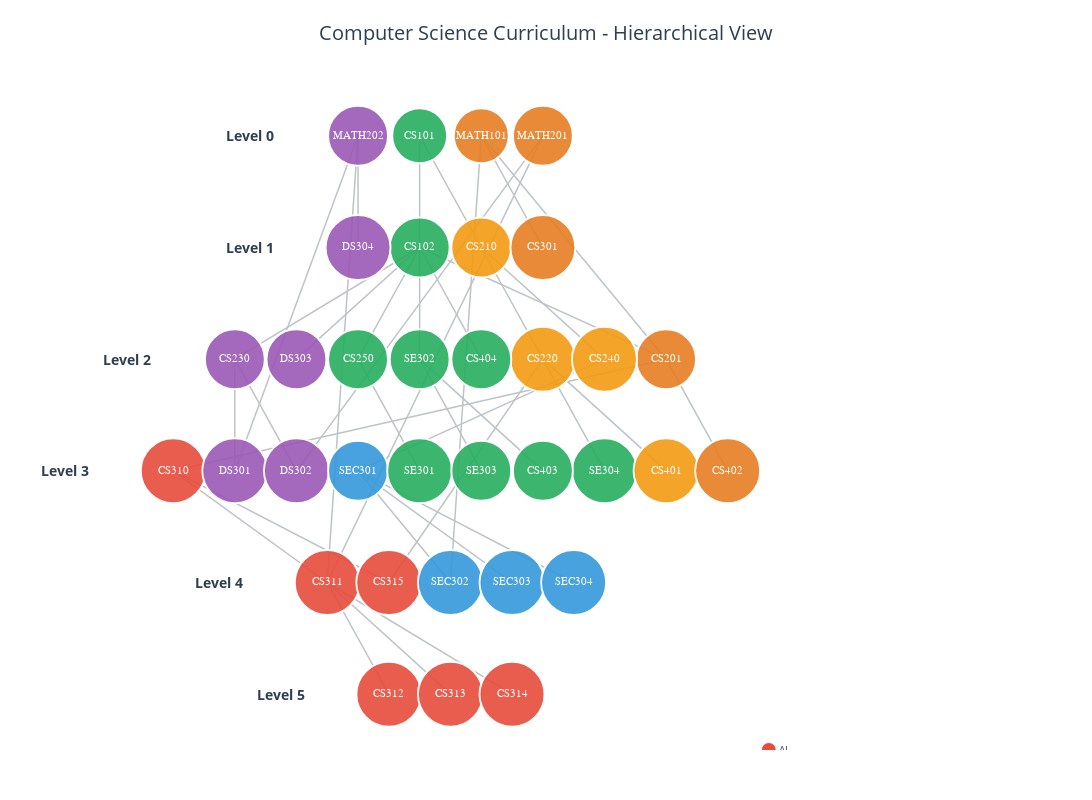

The notebook cell this image was saved under:
### Markdown cell above
---

# Part II: Curriculum Analysis

## 3. Curriculum Graph Visualization

Creating an enhanced hierarchical visualization of the computer science curriculum showing courses organized by academic level, domain colors, and prerequisite relationships.

### Code cell
# Create Clean Top-Down Curriculum Graph
print("Creating enhanced top-down curriculum visualization...")

# Get graph data
G = curriculum.graph

# Calculate course levels for hierarchical layout
course_levels = {}
topo_order = list(nx.topological_sort(G))
for node in topo_order:
    prereqs = curriculum.get_prerequisites(node)
    if not prereqs:
        course_levels[node] = 0  # Starting level
    else:
        max_prereq_level = max(course_levels.get(prereq, 0) for prereq in prereqs)
        course_levels[node] = max_prereq_level + 1

# Group courses by level
max_level = max(course_levels.values())
level_nodes = {level: [] for level in range(max_level + 1)}
for node, level in course_levels.items():
    level_nodes[level].append(node)

# Create clean top-down layout
pos = {}
y_spacing = -2.0  # Vertical spacing between levels (negative for top-down)
x_spacing = 1.5   # Horizontal spacing between nodes

for level, nodes in level_nodes.items():
    y = level * y_spacing  # Top-down arrangement
    num_nodes = len(nodes)
    
    # Center the nodes horizontally
    if num_nodes == 1:
        x_positions = [0]
    else:
        total_width = (num_nodes - 1) * x_spacing
        x_positions = [i * x_spacing - total_width / 2 for i in range(num_nodes)]
    
    # Sort nodes by domain for better visual grouping
    nodes_sorted = sorted(nodes, key=lambda n: curriculum.get_course_info(n).get('domain', 'ZZZ'))
    
    for i, node in enumerate(nodes_sorted):
        pos[node] = (x_positions[i], y)

# Prepare node styling
node_x, node_y, node_text, node_color, node_size = [], [], [], [], []

domain_colors = {
    'AI': '#E74C3C', 'Security': '#3498DB', 'Data Science': '#9B59B6',
    'Software Engineering': '#27AE60', 'Systems': '#F39C12', 'Theory': '#E67E22'
}

for node in G.nodes():
    x, y = pos[node]
    node_x.append(x)
    node_y.append(y)
    
    course_info = curriculum.get_course_info(node)
    domain = course_info.get('domain', 'Other')
    difficulty = course_info.get('difficulty', 'Intermediate')
    
    # Clean color scheme
    node_color.append(domain_colors.get(domain, '#95A5A6'))
    
    # Larger sizing to accommodate text
    size_map = {'Beginner': 55, 'Intermediate': 60, 'Advanced': 65}
    node_size.append(size_map.get(difficulty, 60))
    
    # Clean hover information
    prereqs = curriculum.get_prerequisites(node)
    level = course_levels.get(node, 0)
    
    text = (f"<b>{node}</b><br>"
            f"{course_info.get('name', 'Unknown')}<br>"
            f"Domain: {domain}<br>"
            f"Level: {level}<br>"
            f"Prerequisites: {', '.join(prereqs) if prereqs else 'None'}")
    node_text.append(text)

# Create simple edge traces
edge_x, edge_y = [], []
for edge in G.edges():
    x0, y0 = pos[edge[0]]
    x1, y1 = pos[edge[1]]
    edge_x.extend([x0, x1, None])
    edge_y.extend([y0, y1, None])

# Create the plot
fig = go.Figure()

# Add clean edges
fig.add_trace(go.Scatter(
    x=edge_x, y=edge_y,
    mode='lines',
    line=dict(width=1.5, color='#BDC3C7'),
    hoverinfo='none',
    showlegend=False
))

# Add nodes
fig.add_trace(go.Scatter(
    x=node_x, y=node_y, 
    mode='markers+text',
    marker=dict(
        size=node_size, 
        color=node_color, 
        line=dict(width=2, color='white'),
        opacity=0.9
    ),
    text=[node for node in G.nodes()], 
    textposition="middle center",
    textfont=dict(size=11, color='white', family='Arial Black'), 
    hovertext=node_text,
    hoverinfo='text',
    showlegend=False
))

# Add level labels
for level in range(max_level + 1):
    if level_nodes[level]:  # Only add label if level has courses
        fig.add_annotation(
            x=min(pos[node][0] for node in level_nodes[level]) - 2,
            y=level * y_spacing,
            text=f"<b>Level {level}</b>",
            showarrow=False,
            font=dict(size=14, color='#2C3E50'),
            xanchor='right'
        )

# Add domain legend
legend_y = max_level * y_spacing - 1
legend_x = max(node_x) + 1
for i, (domain, color) in enumerate(domain_colors.items()):
    fig.add_trace(go.Scatter(
        x=[legend_x], y=[legend_y - i * 0.3],
        mode='markers+text',
        marker=dict(size=15, color=color, line=dict(width=1, color='white')),
        text=domain,
        textposition="middle right",
        textfont=dict(size=10, color='#2C3E50'),
        hoverinfo='skip',
        showlegend=False
    ))

# Update layout
fig.update_layout(
    title=dict(
        text="Computer Science Curriculum - Hierarchical View",
        font=dict(size=20, color='#2C3E50'),
        x=0.5
    ),
    showlegend=False,
    hovermode='closest',
    xaxis=dict(
        showgrid=False, 
        zeroline=False, 
        showticklabels=False,
        range=[min(node_x) - 3, max(node_x) + 4]
    ),
    yaxis=dict(
        showgrid=False, 
        zeroline=False, 
        showticklabels=False,
        range=[min(node_y) - 1, max(node_y) + 1]
    ),
    width=1200, 
    height=800,
    plot_bgcolor='white',
    paper_bgcolor='white',
    margin=dict(l=50, r=200, t=80, b=50)
)

fig.show()

print("✓ Enhanced curriculum graph created!")
print("✓ Courses organized by academic level (top to bottom)")
print("✓ Colors represent different domains")
print("✓ Hover over nodes for detailed information")

### Figure 1 — Plotly figure (JSON) as saved in the notebook; plotly's stock layout.template omitted (floating-point values rounded to 4 significant figures)
{"data": [{"hoverinfo": "none", "line": {"color": "#BDC3C7", "width": 1.5}, "mode": "lines", "showlegend": false, "type": "scatter", "x": [-0.75, -0.75, null, -0.75, 0.75, null, -0.75, 5.25, null, -0.75, -2.25, null, -0.75, -5.25, null, -0.75, -3.75, null, -0.75, -0.75, null, -0.75, 0.75, null, 5.25, -6.75, null, 5.25, 6.75, null, 0.75, 2.25, null, 0.75, 3.75, null, 2.25, -1.5, null, 2.25, 3.75, null, 2.25, 5.25, null, -5.25, -5.25, null, -5.25, -3.75, null, 3.75, -2.25, null, -2.25, -0.75, null, 0.75, 5.25, null, 0.75, 2.25, null, 0.75, 0, null, 2.25, -3, null, 2.25, -3.75, null, -2.25, -3, null, -2.25, -2.25, null, -2.25, -5.25, null, -6.75, -3, null, -6.75, -1.5, null, -3, -1.5, null, -3, 0, null, -3, 1.5, null, -2.25, 0, null, -2.25, 1.5, null, -2.25, 3, null, -0.75, 0.75, null, -0.75, 2.25, null], "y": [0, -2, null, 0, -2, null, -2, -4, null, -2, -4, null, -2, -4, null, -2, -4, null, -2, -4, null, -2, -4, null, -4, -6, null, -4, -6, null, -2, -4, null, -2, -4, null, -4, -8, null, -4, -6, null, -4, -6, null, -4, -6, null, -4, -6, null, -4, -6, null, -4, -6, null, 0, -4, null, 0, -2, null, 0, -8, null, 0, -8, null, 0, -6, null, 0, -8, null, 0, -2, null, 0, -6, null, -6, -8, null, -6, -8, null, -8, -10, null, -8, -10, null, -8, -10, null, -6, -8, null, -6, -8, null, -6, -8, null, -4, -6, null, -4, -6, null]}, {"hoverinfo": "text", "hovertext": ["<b>CS101</b><br>Intro to Programming<br>Domain: Software Engineering<br>Level: 0<br>Prerequisites: None", "<b>CS102</b><br>Data Structures<br>Domain: Software Engineering<br>Level: 1<br>Prerequisites: CS101", "<b>CS201</b><br>Algorithms<br>Domain: Theory<br>Level: 2<br>Prerequisites: CS102, MATH101", "<b>CS210</b><br>Computer Architecture<br>Domain: Systems<br>Level: 1<br>Prerequisites: CS101", "<b>CS220</b><br>Operating Systems<br>Domain: Systems<br>Level: 2<br>Prerequisites: CS210", "<b>CS230</b><br>Database Systems<br>Domain: Data Science<br>Level: 2<br>Prerequisites: CS102", "<b>CS240</b><br>Computer Networks<br>Domain: Systems<br>Level: 2<br>Prerequisites: CS210", "<b>CS250</b><br>Software Engineering<br>Domain: Software Engineering<br>Level: 2<br>Prerequisites: CS102", "<b>MATH101</b><br>Discrete Mathematics<br>Domain: Theory<br>Level: 0<br>Prerequisites: None", "<b>MATH201</b><br>Linear Algebra<br>Domain: Theory<br>Level: 0<br>Prerequisites: None", "<b>MATH202</b><br>Statistics<br>Domain: Data Science<br>Level: 0<br>Prerequisites: None", "<b>CS301</b><br>Theory of Computation<br>Domain: Theory<br>Level: 1<br>Prerequisites: MATH101", "<b>CS310</b><br>Artificial Intelligence<br>Domain: AI<br>Level: 3<br>Prerequisites: CS201", "<b>CS311</b><br>Machine Learning<br>Domain: AI<br>Level: 4<br>Prerequisites: MATH201, MATH202, CS310", "<b>CS312</b><br>Deep Learning<br>Domain: AI<br>Level: 5<br>Prerequisites: CS311", "<b>CS313</b><br>Natural Language Processing<br>Domain: AI<br>Level: 5<br>Prerequisites: CS311", "<b>CS314</b><br>Computer Vision<br>Domain: AI<br>Level: 5<br>Prerequisites: CS311", "<b>CS315</b><br>Robotics<br>Domain: AI<br>Level: 4<br>Prerequisites: CS310, CS220", "<b>DS301</b><br>Data Mining<br>Domain: Data Science<br>Level: 3<br>Prerequisites: CS230, MATH202", "<b>DS302</b><br>Big Data Analytics<br>Domain: Data Science<br>Level: 3<br>Prerequisites: CS230, MATH201", "<b>DS303</b><br>Data Visualization<br>Domain: Data Science<br>Level: 2<br>Prerequisites: CS102", "<b>DS304</b><br>Statistical Learning<br>Domain: Data Science<br>Level: 1<br>Prerequisites: MATH202", "<b>SEC301</b><br>Cybersecurity Fundamentals<br>Domain: Security<br>Level: 3<br>Prerequisites: CS240", "<b>SEC302</b><br>Cryptography<br>Domain: Security<br>Level: 4<br>Prerequisites: SEC301, MATH101", "<b>SEC303</b><br>Network Security<br>Domain: Security<br>Level: 4<br>Prerequisites: SEC301", "<b>SEC304</b><br>Ethical Hacking<br>Domain: Security<br>Level: 4<br>Prerequisites: SEC301", "<b>SE301</b><br>Advanced Programming<br>Domain: Software Engineering<br>Level: 3<br>Prerequisites: CS250", "<b>SE302</b><br>Web Development<br>Domain: Software Engineering<br>Level: 2<br>Prerequisites: CS102", "<b>SE303</b><br>Mobile Development<br>Domain: Software Engineering<br>Level: 3<br>Prerequisites: SE302", "<b>SE304</b><br>DevOps<br>Domain: Software Engineering<br>Level: 3<br>Prerequisites: CS220", "<b>CS401</b><br>Distributed Systems<br>Domain: Systems<br>Level: 3<br>Prerequisites: CS220", "<b>CS402</b><br>Compiler Design<br>Domain: Theory<br>Level: 3<br>Prerequisites: CS201", "<b>CS403</b><br>Game Development<br>Domain: Software Engineering<br>Level: 3<br>Prerequisites: SE302", "<b>CS404</b><br>Human-Computer Interaction<br>Domain: Software Engineering<br>Level: 2<br>Prerequisites: CS102"], "marker": {"color": ["#27AE60", "#27AE60", "#E67E22", "#F39C12", "#F39C12", "#9B59B6", "#F39C12", "#27AE60", "#E67E22", "#E67E22", "#9B59B6", "#E67E22", "#E74C3C", "#E74C3C", "#E74C3C", "#E74C3C", "#E74C3C", "#E74C3C", "#9B59B6", "#9B59B6", "#9B59B6", "#9B59B6", "#3498DB", "#3498DB", "#3498DB", "#3498DB", "#27AE60", "#27AE60", "#27AE60", "#27AE60", "#F39C12", "#E67E22", "#27AE60", "#27AE60"], "line": {"color": "white", "width": 2}, "opacity": 0.9, "size": [55, 60, 60, 60, 65, 60, 65, 60, 55, 60, 60, 65, 65, 65, 65, 65, 65, 65, 65, 65, 60, 65, 60, 65, 65, 65, 65, 60, 60, 65, 65, 65, 60, 60]}, "mode": "markers+text", "showlegend": false, "text": ["CS101", "CS102", "CS201", "CS210", "CS220", "CS230", "CS240", "CS250", "MATH101", "MATH201", "MATH202", "CS301", "CS310", "CS311", "CS312", "CS313", "CS314", "CS315", "DS301", "DS302", "DS303", "DS304", "SEC301", "SEC302", "SEC303", "SEC304", "SE301", "SE302", "SE303", "SE304", "CS401", "CS402", "CS403", "CS404"], "textfont": {"color": "white", "family": "Arial Black", "size": 11}, "textposition": "middle center", "type": "scatter", "x": [-0.75, -0.75, 5.25, 0.75, 2.25, -5.25, 3.75, -2.25, 0.75, 2.25, -2.25, 2.25, -6.75, -3, -1.5, 0, 1.5, -1.5, -5.25, -3.75, -3.75, -2.25, -2.25, 0, 1.5, 3, -0.75, -0.75, 0.75, 3.75, 5.25, 6.75, 2.25, 0.75], "y": [0, -2, -4, -2, -4, -4, -4, -4, 0, 0, 0, -2, -6, -8, -10, -10, -10, -8, -6, -6, -4, -2, -6, -8, -8, -8, -6, -4, -6, -6, -6, -6, -6, -4]}, {"hoverinfo": "skip", "marker": {"color": "#E74C3C", "line": {"color": "white", "width": 1}, "size": 15}, "mode": "markers+text", "showlegend": false, "text": "AI", "textfont": {"color": "#2C3E50", "size": 10}, "textposition": "middle right", "type": "scatter", "x": [7.75], "y": [-11]}, {"hoverinfo": "skip", "marker": {"color": "#3498DB", "line": {"color": "white", "width": 1}, "size": 15}, "mode": "markers+text", "showlegend": false, "text": "Security", "textfont": {"color": "#2C3E50", "size": 10}, "textposition": "middle right", "type": "scatter", "x": [7.75], "y": [-11.3]}, {"hoverinfo": "skip", "marker": {"color": "#9B59B6", "line": {"color": "white", "width": 1}, "size": 15}, "mode": "markers+text", "showlegend": false, "text": "Data Science", "textfont": {"color": "#2C3E50", "size": 10}, "textposition": "middle right", "type": "scatter", "x": [7.75], "y": [-11.6]}, {"hoverinfo": "skip", "marker": {"color": "#27AE60", "line": {"color": "white", "width": 1}, "size": 15}, "mode": "markers+text", "showlegend": false, "text": "Software Engineering", "textfont": {"color": "#2C3E50", "size": 10}, "textposition": "middle right", "type": "scatter", "x": [7.75], "y": [-11.9]}, {"hoverinfo": "skip", "marker": {"color": "#F39C12", "line": {"color": "white", "width": 1}, "size": 15}, "mode": "markers+text", "showlegend": false, "text": "Systems", "textfont": {"color": "#2C3E50", "size": 10}, "textposition": "middle right", "type": "scatter", "x": [7.75], "y": [-12.2]}, {"hoverinfo": "skip", "marker": {"color": "#E67E22", "line": {"color": "white", "width": 1}, "size": 15}, "mode": "markers+text", "showlegend": false, "text": "Theory", "textfont": {"color": "#2C3E50", "size": 10}, "textposition": "middle right", "type": "scatter", "x": [7.75], "y": [-12.5]}], "layout": {"annotations": [{"font": {"color": "#2C3E50", "size": 14}, "showarrow": false, "text": "<b>Level 0</b>", "x": -4.25, "xanchor": "right", "y": 0}, {"font": {"color": "#2C3E50", "size": 14}, "showarrow": false, "text": "<b>Level 1</b>", "x": -4.25, "xanchor": "right", "y": -2}, {"font": {"color": "#2C3E50", "size": 14}, "showarrow": false, "text": "<b>Level 2</b>", "x": -7.25, "xanchor": "right", "y": -4}, {"font": {"color": "#2C3E50", "size": 14}, "showarrow": false, "text": "<b>Level 3</b>", "x": -8.75, "xanchor": "right", "y": -6}, {"font": {"color": "#2C3E50", "size": 14}, "showarrow": false, "text": "<b>Level 4</b>", "x": -5, "xanchor": "right", "y": -8}, {"font": {"color": "#2C3E50", "size": 14}, "showarrow": false, "text": "<b>Level 5</b>", "x": -3.5, "xanchor": "right", "y": -10}], "height": 800, "hovermode": "closest", "margin": {"b": 50, "l": 50, "r": 200, "t": 80}, "paper_bgcolor": "white", "plot_bgcolor": "white", "showlegend": false, "title": {"font": {"color": "#2C3E50", "size": 20}, "text": "Computer Science Curriculum - Hierarchical View", "x": 0.5}, "width": 1200, "xaxis": {"range": [-9.75, 10.75], "showgrid": false, "showticklabels": false, "zeroline": false}, "yaxis": {"range": [-11, 1], "showgrid": false, "showticklabels": false, "zeroline": false}}}
